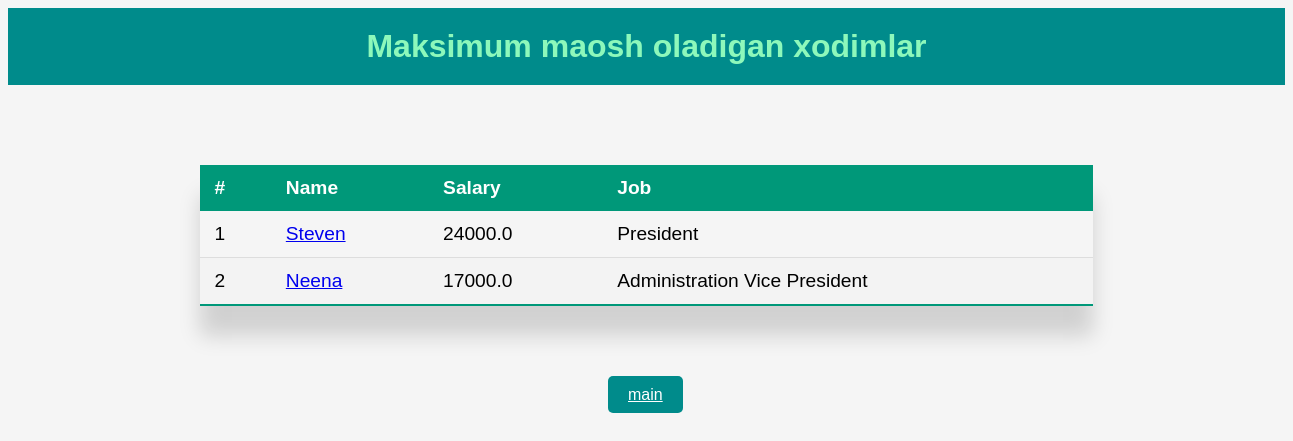
Page /salary/2 on the committed database.
### my_orm/models.py (models this page shows)
class Employees(models.Model):
    employee_id = models.AutoField(primary_key=True)
    first_name = models.TextField(blank=True, null=True)
    last_name = models.TextField()
    email = models.TextField()
    phone_number = models.TextField(blank=True, null=True)
    hire_date = models.TextField()
    job = models.ForeignKey('Jobs', models.DO_NOTHING)
    salary = models.TextField()  # This field type is a guess.
    manager = models.ForeignKey('self', models.DO_NOTHING, blank=True, null=True)
    department = models.ForeignKey(Departments, models.DO_NOTHING)
    class Meta:
        managed = False
        db_table = 'employees'

class Jobs(models.Model):
    job_id = models.AutoField(primary_key=True)
    job_title = models.TextField()
    min_salary = models.TextField()  # This field type is a guess.
    max_salary = models.TextField()  # This field type is a guess.
    class Meta:
        managed = False
        db_table = 'jobs'

### my_orm/views.py (the view)
# urls.py: path('salary/<int:top>', get_max_salary_employees, name='employee-list'),
def get_max_salary_employees(request, top):
    queryset = Employees.objects.all().order_by('-salary')[:top]
    return render(request, "max_salary.html", {"max_salary": queryset})

### templates/max_salary.html (shortened to what this page needs)
<!DOCTYPE html>
<html lang="en">
{% load static %}
<head>
    <link rel="stylesheet" href="{% static 'css/styles.css' %}">
</head>
<body style="background-color:whitesmoke">
<h1 style="background-color:darkcyan;text-align:center;margin:auto;color:#8df8bb;font-family: sans-serif;padding:20px">Maksimum maosh oladigan xodimlar</h1>
<table class="styled-table">
    <thead>
        <tr>
            <th>#</th>
            <th>Name</th>
            <th>Salary</th>
            <th>Job</th>
        </tr>
    </thead>
    <tbody>
        {% for max in max_salary %}
        <tr>
            <td>{{ forloop.counter }}</td>
            <td><a href="{% url 'deps-list' employee_id=max.employee_id%}" >{{max.first_name}}</a></td>
            <td>{{max.salary}}</td>
            <td>{{max.job.job_title}}</td>
        </tr>
        {% endfor %}
    </tbody>
</table>
<a href="/" class="button">main</a>
</body>
</html>

### static/css/styles.css (style rules this page uses)
.styled-table { border-collapse: collapse; margin: 80px auto; font-size: 1.2em; font-family: sans-serif; min-width: 70%; box-shadow: 0 30px 20px rgba(0, 0, 0, 0.15); }
.styled-table thead tr { background-color: #009879; color: #ffffff; text-align: left; }
.styled-table th, .styled-table td { padding: 12px 15px; }
.styled-table tbody tr { border-bottom: 1px solid #dddddd; }
.styled-table tbody tr:nth-of-type(even) { background-color: #f3f3f3; }
.styled-table tbody tr:last-of-type { border-bottom: 2px solid #009879; }
.button { margin: 600px; background-color: darkcyan; padding: 10px 20px; border-radius: 5px; color: white; font-family: sans-serif; text-align: center; }

### rows in the picture
Employees: first_name "Steven", salary "24000.0", job.job_title "President"
Employees: first_name "Neena", salary "17000.0", job.job_title "Administration Vice President"
